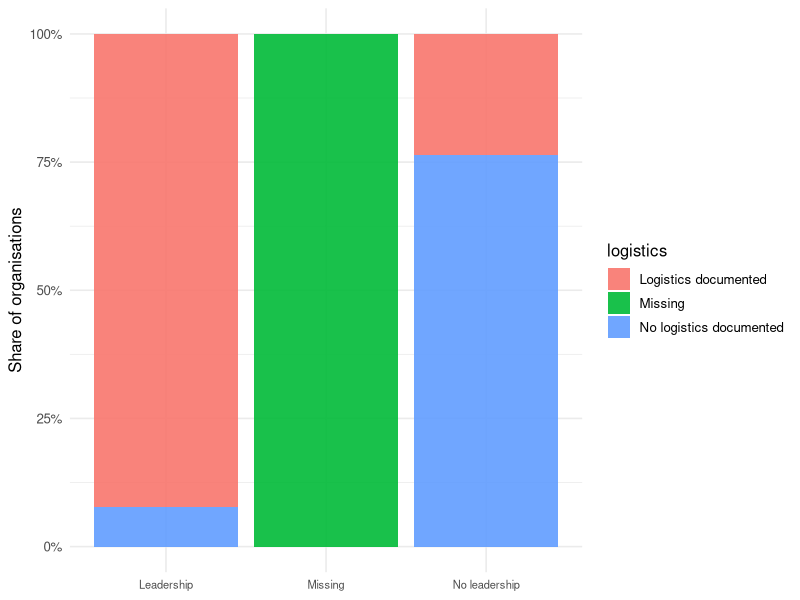
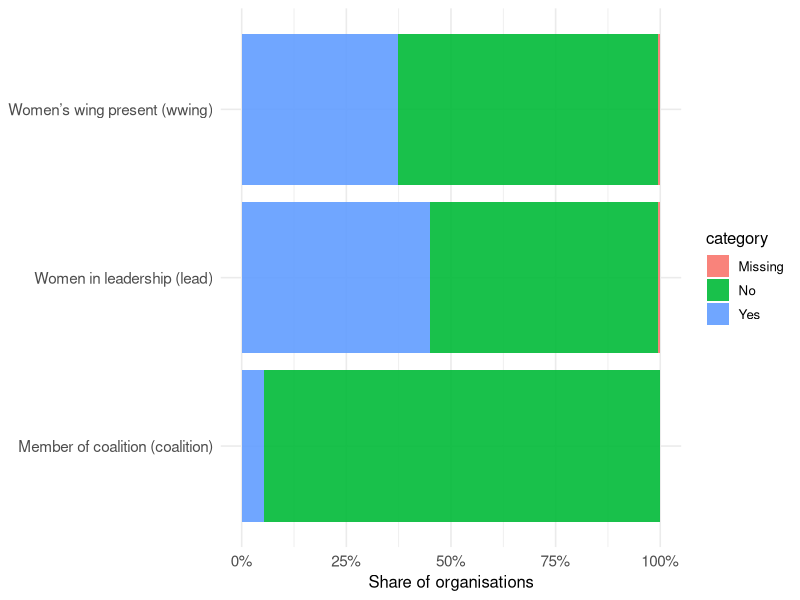

These figures' R source, in order:
## ---- chunk 1
#| include: false
#| warning: false
#| message: false

library(tidyverse)
## ---- chunk 2
#| label: outcome-logistics
#| echo: false
#| message: false
#| warning: false

library(readr)
library(dplyr)
library(here)

# Load WAAR dataset
waar_data <- read_csv(
  here::here("data", "01-raw_data", "WAAR+Project+Dataset+v1.0.csv"),
  show_col_types = FALSE
)

# Summary table
logistics_summary <-
  waar_data |>
  count(noncombat_logistics, name = "n") |>
  mutate(
    category = case_when(
      noncombat_logistics == 1 ~ "Logistics documented",
      noncombat_logistics == 0 ~ "No logistics documented",
      TRUE ~ "Missing"
    ),
    proportion = n / sum(n)
  ) |>
  select(category, n, proportion)

# Render table
knitr::kable(
  logistics_summary,
  digits = 2,
  caption = "Women's logistical participation"
)
## ---- chunk 3
#| label: fig-logistics
#| echo: false
#| message: false
#| warning: false
#| fig-cap: "Women’s logistical participation by leadership status"

logistics_lead_summary <-
  waar_data |>
  mutate(
    lead = case_when(
      lead == 1 ~ "Leadership",
      lead == 0 ~ "No leadership",
      TRUE ~ "Missing"
    ),
    logistics = case_when(
      noncombat_logistics == 1 ~ "Logistics documented",
      noncombat_logistics == 0 ~ "No logistics documented",
      TRUE ~ "Missing"
    )
  ) |>
  count(lead, logistics, name = "n") |>
  group_by(lead) |>
  mutate(proportion = n / sum(n)) |>
  ungroup()

logistics_lead_summary |>
  ggplot(aes(x = lead, y = proportion, fill = logistics)) +
  geom_col(position = "fill", alpha = 0.9) +
  scale_y_continuous(labels = scales::percent_format(accuracy = 1)) +
  labs(x = NULL, y = "Share of organisations", title = NULL) +
  theme_minimal(base_size = 12) +
  theme(
    plot.title = element_blank(),
    legend.position = "right",
    axis.text.x = element_text(size = 8)
  )
## ---- chunk 4
#| label: predictors-summary
#| echo: false
#| message: false
#| warning: false
#| fig-cap: "Distribution of key organisational predictors"
#| fig-pos: "b"

library(readr)
library(dplyr)
library(tidyr)
library(ggplot2)
library(here)

# Load WAAR dataset
waar_data <- read_csv(
  here::here("data", "01-raw_data", "WAAR+Project+Dataset+v1.0.csv"),
  show_col_types = FALSE
)

# Select key predictors
predictor_data <-
  waar_data |>
  select(lead, wwing, coalition)

# Summary table for each predictor
predictor_summary <-
  predictor_data |>
  pivot_longer(
    cols = c(lead, wwing, coalition),
    names_to = "variable",
    values_to = "value"
  ) |>
  mutate(
    category = case_when(
      value == 1 ~ "Yes",
      value == 0 ~ "No",
      TRUE ~ "Missing"
    )
  ) |>
  count(variable, category, name = "n") |>
  group_by(variable) |>
  mutate(proportion = n / sum(n)) |>
  ungroup()

# Clean variable labels
predictor_summary <-
  predictor_summary |>
  mutate(
    variable = case_when(
      variable == "lead" ~ "Women in leadership (lead)",
      variable == "wwing" ~ "Women’s wing present (wwing)",
      variable == "coalition" ~ "Member of coalition (coalition)",
      TRUE ~ variable
    )
  )

# Table
knitr::kable(
  predictor_summary,
  digits = 2,
  caption = "Distribution of key organisational predictors"
)

# Figure
predictor_summary |>
  ggplot(aes(x = variable, y = proportion, fill = category)) +
  geom_col(position = "fill", alpha = 0.9) +
  coord_flip() +
  scale_y_continuous(labels = scales::percent_format(accuracy = 1)) +
  labs(x = NULL, y = "Share of organisations", title = NULL) +
  theme_minimal(base_size = 12) +
  theme(
    plot.title = element_blank(),
    legend.position = "right",
    axis.text.x = element_text(size = 11),
    axis.text.y = element_text(size = 11)
  )

## ---- chunk 5
#| label: model-objects
#| include: false
#| message: false
#| warning: false

library(tidyverse)
library(readr)
library(here)
library(broom)

waar_data <- read_csv(
  here::here("data", "01-raw_data", "WAAR+Project+Dataset+v1.0.csv"),
  show_col_types = FALSE
)

df_cc <- waar_data |>
  select(noncombat_logistics, lead, wwing, coalition) |>
  mutate(across(everything(), as.numeric)) |>
  filter(
    noncombat_logistics %in% c(0, 1),
    lead %in% c(0, 1),
    wwing %in% c(0, 1),
    coalition %in% c(0, 1)
  )

m1 <- glm(
  noncombat_logistics ~ lead + wwing + coalition,
  data = df_cc,
  family = binomial(link = "logit")
)
## ---- chunk 6
#| label: tbl-modelresults
#| echo: false
#| message: false
#| warning: false
#| results: asis
#| tbl-cap: "Logistic regression of women's logistical participation (odds ratios)."

tbl <- broom::tidy(m1) |>
mutate(
OR = exp(estimate),
CI_low = exp(estimate - 1.96 * std.error),
CI_high = exp(estimate + 1.96 * std.error)
) |>
select(term, estimate, std.error, p.value, OR, CI_low, CI_high)

knitr::kable(tbl, digits = 3)

## ---- chunk 7
#| include: false
#| message: false
#| warning: false

library(tidyverse)
library(readr)
library(here)
library(broom)

waar_data <- read_csv(
  here::here("data", "01-raw_data", "WAAR+Project+Dataset+v1.0.csv"),
  show_col_types = FALSE
)

vars <- c("noncombat_logistics", "lead", "wwing", "coalition")

miss_tbl <- waar_data |>
  select(all_of(vars)) |>
  summarise(across(everything(), ~sum(is.na(.)))) |>
  pivot_longer(everything(), names_to = "variable", values_to = "na_count")

df_cc <- waar_data |>
  select(all_of(vars)) |>
  mutate(across(everything(), as.numeric)) |>
  filter(
    noncombat_logistics %in% c(0, 1),
    lead %in% c(0, 1),
    wwing %in% c(0, 1),
    coalition %in% c(0, 1)
  )

dist_tbl <- df_cc |>
  pivot_longer(cols = all_of(vars), names_to = "variable", values_to = "value") |>
  count(variable, value, name = "n") |>
  group_by(variable) |>
  mutate(prop = n / sum(n)) |>
  ungroup()

m0 <- glm(
  noncombat_logistics ~ lead,
  data = df_cc,
  family = binomial(link = "logit")
)

m1_app <- glm(
  noncombat_logistics ~ lead + wwing + coalition,
  data = df_cc,
  family = binomial(link = "logit")
)

rob_tbl <- bind_rows(
  tidy(m0) |> mutate(model = "Model A: lead only"),
  tidy(m1_app) |> mutate(model = "Model B: + wwing + coalition")
) |>
  filter(term != "(Intercept)") |>
  mutate(
    OR = exp(estimate),
    CI_low = exp(estimate - 1.96 * std.error),
    CI_high = exp(estimate + 1.96 * std.error),
    p.value = format.pval(p.value, digits = 3, eps = 1e-3)
  ) |>
  select(model, term, OR, CI_low, CI_high, p.value)

mean_wwing <- mean(df_cc$wwing)
mean_coal <- mean(df_cc$coalition)

profiles <- tibble(
  profile = c(
    "Baseline: wwing=0, coalition=0",
    "Women’s wing: wwing=1, coalition=0",
    "Controls at sample means"
  ),
  wwing = c(0, 1, mean_wwing),
  coalition = c(0, 0, mean_coal)
)

pred_tbl <- profiles |>
  mutate(
    p_lead0 = predict(m1_app, newdata = tibble(lead = 0, wwing = wwing, coalition = coalition),
                      type = "response"),
    p_lead1 = predict(m1_app, newdata = tibble(lead = 1, wwing = wwing, coalition = coalition),
                      type = "response"),
    diff = p_lead1 - p_lead0
  ) |>
  mutate(across(c(p_lead0, p_lead1, diff), ~round(.x, 3))) |>
  select(profile, p_lead0, p_lead1, diff)
## ---- chunk 8
#| label: tbl-missingness
#| echo: false
#| message: false
#| warning: false
#| results: asis
#| tbl-cap: "Missingness in key variables (raw WAAR dataset)."
knitr::kable(miss_tbl, digits = 0)
## ---- chunk 9
#| label: tbl-analysissample
#| echo: false
#| message: false
#| warning: false
#| results: asis
#| tbl-cap: "Distributions in the complete-case analysis sample."
dist_tbl |>
  mutate(prop = round(prop, 3)) |>
  knitr::kable()
## ---- chunk 10
#| label: tbl-robustness
#| echo: false
#| message: false
#| warning: false
#| results: asis
#| tbl-cap: "Robustness to alternative model specifications (odds ratios)."
knitr::kable(rob_tbl, digits = 3)
## ---- chunk 11
#| label: tbl-predprofiles
#| echo: false
#| message: false
#| warning: false
#| results: asis
#| tbl-cap: "Predicted probabilities under common organisational profiles (main model)."
knitr::kable(pred_tbl, digits = 3)
